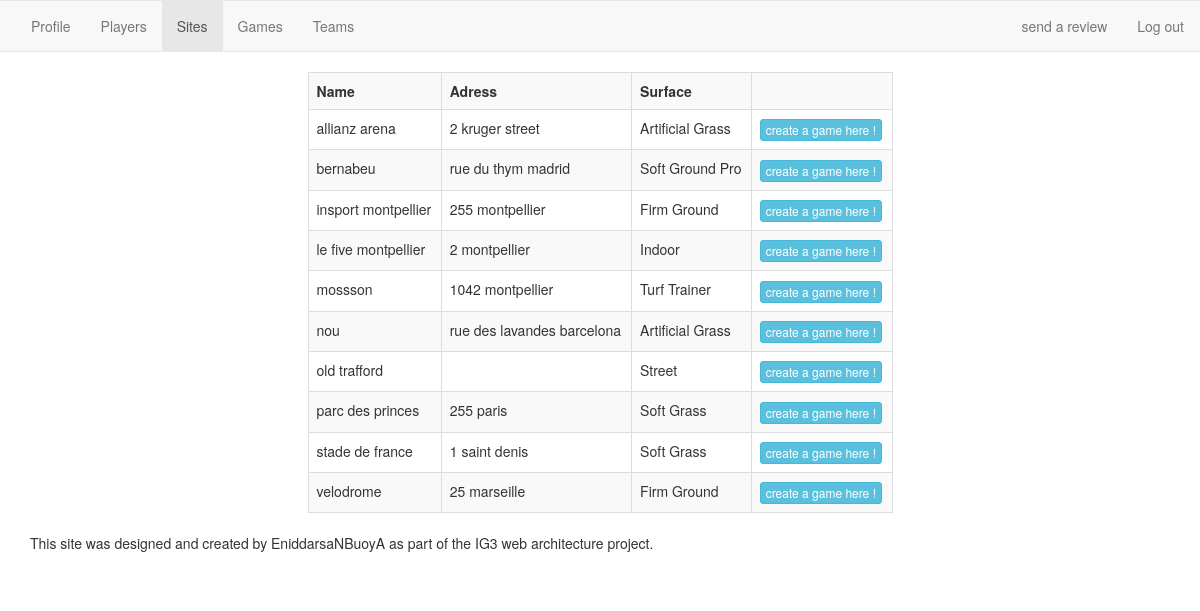
Screenshot of /controller/sitelist.php (signed in) with the database file from the repository.
### tables this page shows
CREATE TABLE IF NOT EXISTS `site` (
  `siteName` varchar(25) NOT NULL,
  `siteAdrNumber` varchar(25) DEFAULT NULL,
  `siteAdrStreet` varchar(25) NOT NULL,
  `siteAdrPostCode` int(11) DEFAULT NULL,
  `siteAdrCity` varchar(25) NOT NULL,
  `surface` varchar(25) DEFAULT NULL,
  PRIMARY KEY (`siteName`),
  KEY `fk_site_surface` (`surface`)
);

### controller/sitelist.php (called while the page is built, shortened)
<?php
include('../model/get_sites.php');
$profile=get_profile($_COOKIE['id']);
$sites=get_sites();
foreach($sites as $row => $site){
	$sites[$row]['siteName'] = htmlspecialchars($site['siteName']);
	$sites[$row]['siteAdrNumber'] = htmlspecialchars($site['siteAdrNumber']);
	$sites[$row]['siteAdrStreet'] = htmlspecialchars($site['siteAdrStreet']);
	$sites[$row]['siteAdrPostCode'] = htmlspecialchars($site['siteAdrPostCode']);
	$sites[$row]['siteAdrCity'] = htmlspecialchars($site['siteAdrCity']);
	$sites[$row]['surface'] = htmlspecialchars($site['surface']);
}
include_once('../view/sitelist.php');
?>

### model/get_sites.php (called while the page is built)
<?php
function get_sites(){
	global $bdd;
	$req = $bdd->prepare('SELECT * FROM site');
	$req->execute();
	$sites=$req->fetchAll();
	return $sites;
}
?>

### view/sitelist.php (the view, shortened to what this page needs)
 <!DOCTYPE html>
 <html>
 <head>
  <link rel="stylesheet" href="https://maxcdn.bootstrapcdn.com/bootstrap/3.3.6/css/bootstrap.min.css">
  <link rel="stylesheet" href="https://cdnjs.cloudflare.com/ajax/libs/bootstrap3-dialog/1.35.1/css/bootstrap-dialog.min.css">
</head>
  <div class="row">
    <nav class="navbar navbar-default">
      <div class="container-fluid">
        <div class="navbar-header">
          <a class="navbar-brand active" href="profile.php"></a>
        </div>
        <div class="collapse navbar-collapse" id="bs-example-navbar-collapse-1">
          <ul class="nav navbar-nav">
            <li><a  href="profile.php"> Profile</a></li>
            <li><a href="playerlist.php"> Players</a></li>
            <li   class="active"><a href="sitelist.php"> Sites </a></li>
            <li><a href="gamelist.php"> Games </a></li>
            <li><a href="teamlist.php"> Teams </a></li>
          </ul>
          <ul class="nav navbar-nav navbar-right">
          <li><a href="review.php">send a review</a></li>
            <li><a href="disconnect.php">Log out</a></li>
          </ul>
    </div>
  </div>
</nav>
</div>
<body>
 <div class="row">
  <div class="col-xs-3">
  </div>
  <div class="col-xs-6">
    <table class="table table-striped table-bordered">
      <tr> <th>Name</th> <th>Adress</th> <th> Surface </th><th></th></tr>
      <?php foreach ($sites as $site)
      { ?>
      <tr>
        <td> <?php echo $site['siteName']?></td>
        <td><?php echo $site['siteAdrNumber'].' '.$site['siteAdrStreet'].' '.$site['siteAdrPostCode'].' '.$site['siteAdrCity'];?></td>
        <td><?php echo $site['surface'];?> </td>
        <?php if (isset($profile[0]['playerTeam'])) {?>
        <td><button type="button" class="btn btn-info btn-xs" data-toggle="modal" data-target=<?php echo "\"#".$site['siteName']."\""?>> create a game here ! </button>
        </td>
      </tr>
      <?php }}  ?>
    </table>
  </div>
</div>
<?php include("footer.php"); ?>
</body>
</html>

### view/footer.php
<div id="footer">
	<div class="container">
		<p class="muted credit">This site was designed and created by EniddarsaNBuoyA as part of the IG3 web architecture project.</p><br>
	</div>
</div>

### rows the page displays
site: siteName "allianz arena", siteAdrNumber "2", siteAdrStreet "kruger street", surface "Artificial Grass"
site: siteName "bernabeu", siteAdrStreet "rue du thym", siteAdrCity "madrid", surface "Soft Ground Pro"
site: siteName "insport montpellier", siteAdrNumber "255", siteAdrCity "montpellier", surface "Firm Ground"
site: siteName "le five montpellier", siteAdrNumber "2", siteAdrCity "montpellier", surface "Indoor"
site: siteName "mossson", siteAdrNumber "1042", siteAdrCity "montpellier", surface "Turf Trainer"
site: siteName "nou", siteAdrStreet "rue des lavandes", siteAdrCity "barcelona", surface "Artificial Grass"
site: siteName "old trafford", surface "Street"
site: siteName "parc des princes", siteAdrNumber "255", siteAdrCity "paris", surface "Soft Grass"
site: siteName "stade de france", siteAdrNumber "1", siteAdrCity "saint denis", surface "Soft Grass"
site: siteName "velodrome", siteAdrNumber "25", siteAdrCity "marseille", surface "Firm Ground"
